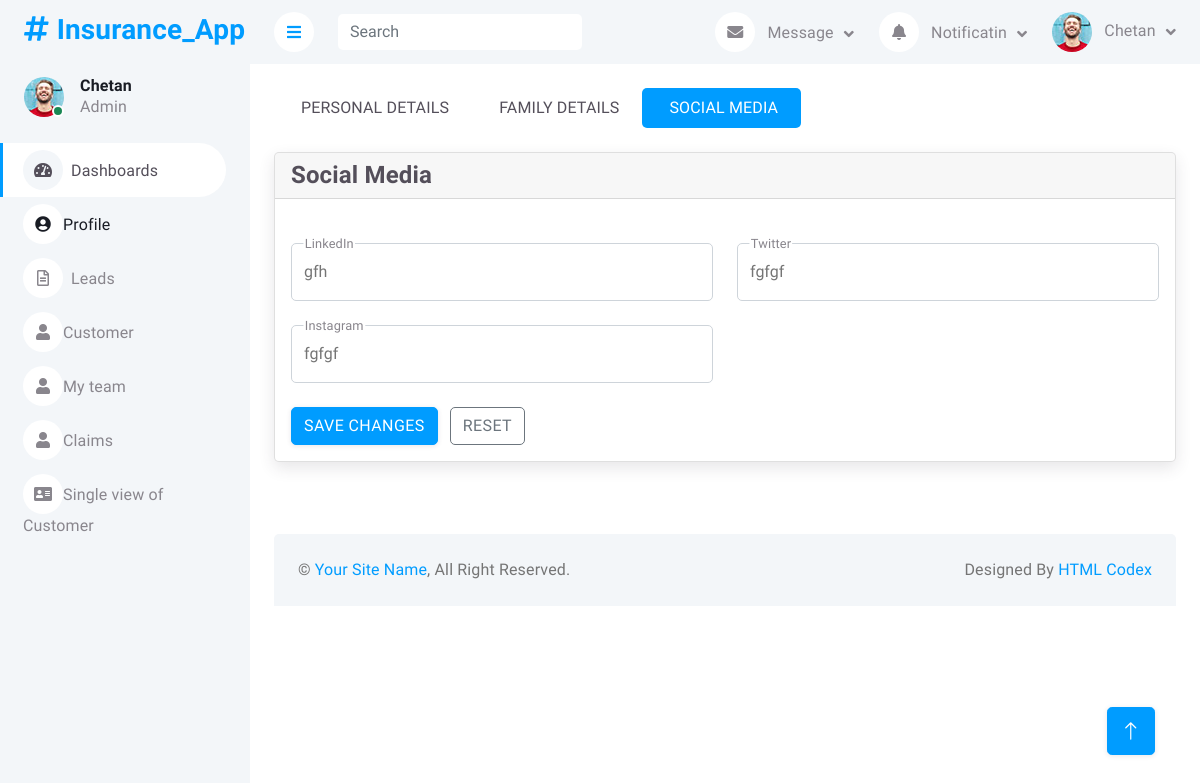
Page /socialmedia/ (signed in) on the committed database.
### InsurancePolicy/models.py (models this page shows, shortened)
class User_Profile(models.Model):
    User_Id=models.ForeignKey(User,on_delete=models.CASCADE)
    LastName=models.CharField(max_length=50)
    Email_Id=models.CharField(max_length=100)
    Address=models.CharField(max_length=100)
    Date_of_Birth=models.DateField(default=date.today())
    Gender=models.CharField(max_length=50)
    FatherName=models.CharField(max_length=50)
    FatherDOB=models.DateField(default=date.today())
    MotherName=models.CharField(max_length=50)
    MotherDOB=models.DateField(default=date.today())
    MaritalStatus=models.CharField(max_length=50)
    LinkedIn=models.CharField(max_length=50)
    Twitter=models.CharField(max_length=50)
    Instagram=models.CharField(max_length=50)

### InsurancePolicy/views.py (the view)
# urls.py: path('socialmedia/',views.social_media,name="socialmedia"),
def social_media(request):
    update_user=User_Profile.objects.get(User_Id=request.user.id)
    return render(request,'socialmedia.html',{'update_user':update_user})

### templates/socialmedia.html (shortened to what this page needs)
{% extends "base.html" %}
{% load static %}
{% block mainsection %}
<div class="content-wrapper">
    <div class="container-xxl flex-grow-1 container-p-y">
      <div class="row">
        <div class="col-md-12">
            <ul class="nav nav-pills flex-column flex-md-row mb-4 gap-2 gap-lg-0">
                <li class="nav-item">
                  <a class="nav-link " href="/profile"
                    >Personal Details</a
                  >
                </li>
                <li class="nav-item">
                  <a class="nav-link" href="/familydetails"
                    >Family Details</a
                  >
                </li>
                <li class="nav-item">
                  <a class="nav-link active" href="/socialmedia"
                    >Social Media</a
                  >
                </li>
              </ul>
          <div class="card mb-4">
            <h4 class="card-header">Social Media</h4>
            <div class="card-body pt-2 mt-1">
              <form id="formAccountSettings" method="POST"  action="/saveprofile/">
                <div class="row mt-2 gy-4">
                  <div class="col-md-6">
                    <div class="form-floating form-floating-outline">
                      <input
                        class="form-control"
                        type="text"
                        id="linkedin"
                        name="linkedin"
                        value="{{update_user.LinkedIn}}"
                        autofocus />
                      <label for="linkedin">LinkedIn</label>
                    </div>
                  </div>
                  <div class="col-md-6">
                    <div class="form-floating form-floating-outline">
                      <input class="form-control" type="text" name="twitter" id="twitter" value="{{update_user.Twitter}}"/>
                      <label for="twitter">Twitter</label>
                    </div>
                  </div>
                  <div class="col-md-6">
                    <div class="form-floating form-floating-outline">
                      <input
                        class="form-control"
                        type="text"
                        id="instagram"
                        name="instagram"
                        value="{{update_user.Instagram}}" />
                      <label for="instagram">Instagram</label>
                    </div>
                  </div>
                </div>
                <div class="mt-4">
                  <button type="submit" class="btn btn-primary me-2">Save changes</button>
                  <button type="reset" class="btn btn-outline-secondary">Reset</button>
                </div>
              </form>
            </div>
          </div>
        </div>
      </div>
    </div>
{% endblock mainsection %}

### templates/base.html (shortened to what this page needs)
{% load static %}
<!DOCTYPE html>
<html lang="en">
<head>
    <link href="https://cdnjs.cloudflare.com/ajax/libs/font-awesome/5.10.0/css/all.min.css" rel="stylesheet">
    <link href="https://cdn.jsdelivr.net/npm/bootstrap-icons@1.4.1/font/bootstrap-icons.css" rel="stylesheet">
    <link href="{% static 'lib/owlcarousel/assets/owl.carousel.min.css' %}" rel="stylesheet">
    <link href="{% static 'lib/tempusdominus/css/tempusdominus-bootstrap-4.min.css' %}" rel="stylesheet" />
    <link href="{% static 'css/bootstrap.min.css' %}" rel="stylesheet">
    <link href="{% static 'css/style.css'%}" rel="stylesheet">
    <link href="{% static 'css/core.css'%}" rel="stylesheet">
    <link href="{% static 'css/demo.css'%}" rel="stylesheet">
    <link href="{% static 'css/perfect-scrollbar.css'%}" rel="stylesheet">
    <link href="{% static 'css/theme-default.css'%}" rel="stylesheet">
    <link href="{% static 'css/bootstrap.min.css'%}" rel="stylesheet">
</head>
<body>
    <div class="container-fluid position-relative bg-white d-flex p-0">
        <div class="sidebar pe-4 pb-3">
            <nav class="navbar bg-light navbar-light">
                <a href="/" class="navbar-brand mx-4 mb-3">
                    <h3 class="text-primary"><i class="fa fa-hashtag me-2"></i>Insurance_App</h3>
                </a>
                <div class="d-flex align-items-center ms-4 mb-4">
                    <div class="position-relative">
                        <img class="rounded-circle" src="{% static 'img/user.jpg' %}" alt="" style="width: 40px; height: 40px;">
                        <div class="bg-success rounded-circle border border-2 border-white position-absolute end-0 bottom-0 p-1"></div>
                    </div>
                    <div class="ms-3">
                        <h6 class="mb-0">{{user.first_name}}</h6>
                        <span>Admin</span>
                    </div>
                </div>
                <div class="navbar-nav w-100">
                    <a href="/" class="nav-item nav-link active"><i class="fa fa-tachometer-alt me-2"></i>Dashboards</a>
                    <div><a href="/profile" class="nav-item nav-link"><i class="fa fa-user-circle"></i>Profile</a></div>
                    <a href="/leads" class="nav-item nav-link"><i class="far fa-file-alt me-2"></i>Leads</a>
                    <a href="/customer" class="nav-item nav-link"><i class="fa fa-user"></i>Customer</a>
                    <a href="/team" class="nav-item nav-link"><i class="fa fa-user"></i>My team</a>
                    <a href="/claims" class="nav-item nav-link"><i class="fa fa-user"></i>Claims</a>
                    <a href="/single-view" class="nav-item nav-link"><i class="fa fa-address-card"></i>Single view of Customer</a>
                </div>
            </nav>
        </div>
        <div class="content">
            <nav class="navbar navbar-expand bg-light navbar-light sticky-top px-4 py-0">
                <a href="#" class="sidebar-toggler flex-shrink-0">
                    <i class="fa fa-bars"></i>
                </a>
                <form class="d-none d-md-flex ms-4">
                    <input class="form-control border-0" type="search" placeholder="Search">
                </form>
                <div class="navbar-nav align-items-center ms-auto">
                    <div class="nav-item dropdown">
                        <a href="#" class="nav-link dropdown-toggle" data-bs-toggle="dropdown">
                            <i class="fa fa-envelope me-lg-2"></i>
                            <span class="d-none d-lg-inline-flex">Message</span>
                        </a>
                    </div>
                    <div class="nav-item dropdown">
                        <a href="#" class="nav-link dropdown-toggle" data-bs-toggle="dropdown">
                            <i class="fa fa-bell me-lg-2"></i>
                            <span class="d-none d-lg-inline-flex">Notificatin</span>
                        </a>
                    </div>
                    <div class="nav-item dropdown">
                        <a href="#" class="nav-link dropdown-toggle" data-bs-toggle="dropdown">
                            <img class="rounded-circle me-lg-2" src="{% static 'img/user.jpg' %}" alt="" style="width: 40px; height: 40px;">
                            <span class="d-none d-lg-inline-flex">{{user.first_name }}</span>
                        </a>
                    </div>
                </div>
            </nav>
            {% block mainsection %}{% endblock mainsection %}
             <div class="container-fluid pt-4 px-4">
                <div class="bg-light rounded-top p-4">
                    <div class="row">
                        <div class="col-12 col-sm-6 text-center text-sm-start">
                            &copy; <a href="#">Your Site Name</a>, All Right Reserved.
                        </div>
                        <div class="col-12 col-sm-6 text-center text-sm-end">
                            Designed By <a href="https://htmlcodex.com">HTML Codex</a>
                        </div>
                    </div>
                </div>
            </div>
        </div>
        <a href="#" class="btn btn-lg btn-primary btn-lg-square back-to-top"><i class="bi bi-arrow-up"></i></a>
    </div>
</body>
</html>

### static/css/style.css (style rules this page uses)
:root { --primary: #009CFF; --light: #F3F6F9; --dark: #191C24; }
.back-to-top { position: fixed; display: none; right: 45px; bottom: 45px; z-index: 99; }
.btn { transition: .5s; }
.btn.btn-primary { color: #FFFFFF; }
.btn-lg-square { width: 48px; height: 48px; }
.btn-square, .btn-sm-square, .btn-lg-square { padding: 0; display: inline-flex; align-items: center; justify-content: center; font-weight: normal; border-radius: 50px; }
.sidebar { position: fixed; top: 0; left: 0; bottom: 0; width: 250px; height: 100vh; overflow-y: auto; background: var(--light); transition: 0.5s; z-index: 999; }
.content { margin-left: 250px; min-height: 100vh; background: #FFFFFF; transition: 0.5s; }
@media (min-width: 992px) { .sidebar { margin-left: 0; } }
@media (min-width: 992px) { .content { width: calc(100% - 250px); } }
.sidebar .navbar .navbar-nav .nav-link { padding: 7px 20px; color: var(--dark); font-weight: 500; border-left: 3px solid var(--light); border-radius: 0 30px 30px 0; outline: none; }
.sidebar .navbar .navbar-nav .nav-link:hover, .sidebar .navbar .navbar-nav .nav-link.active { color: var(--primary); background: #FFFFFF; border-color: var(--primary); }
.sidebar .navbar .navbar-nav .nav-link i { width: 40px; height: 40px; display: inline-flex; align-items: center; justify-content: center; background: #FFFFFF; border-radius: 40px; }
.sidebar .navbar .navbar-nav .nav-link:hover i, .sidebar .navbar .navbar-nav .nav-link.active i { background: var(--light); }
.content .navbar .navbar-nav .nav-link { margin-left: 25px; padding: 12px 0; color: var(--dark); outline: none; }
.content .navbar .sidebar-toggler, .content .navbar .navbar-nav .nav-link i { width: 40px; height: 40px; display: inline-flex; align-items: center; justify-content: center; background: #FFFFFF; border-radius: 40px; }
.content .navbar .dropdown-toggle::after { margin-left: 6px; vertical-align: middle; border: none; content: "\f107"; font-family: "Font Awesome 5 Free"; font-weight: 900; transition: .5s; }

### assets/css/theme-default.css (style rules this page uses)
body { background: #f4f5fa; }
.text-primary { color: #9055fd !important; }
.btn-primary { color: #fff; background-color: #9055fd; border-color: #9055fd; }
.nav-pills .nav-link.active, .nav-pills .nav-link.active:hover, .nav-pills .nav-link.active:focus { background-color: #9055fd; color: #fff; }
.form-floating-outline label::after, .form-floating-outline > span::after { background: #fff; }
a { color: #9055fd; }

### rows in the picture
User_Profile: linkedin "gfh", twitter "fgfgf", instagram "fgfgf"

### other values in the picture
{{ user.first_name }} "Chetan"
